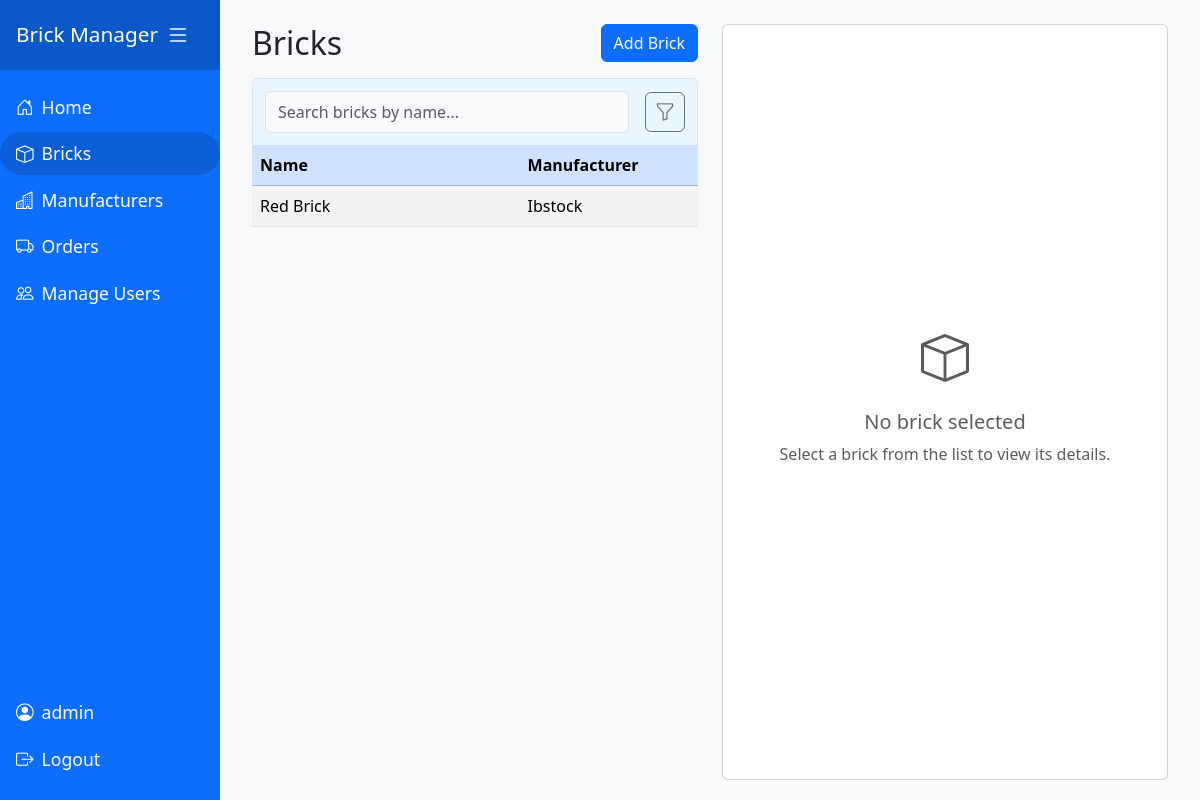
The page /bricks (signed in) on the database as committed earlier.
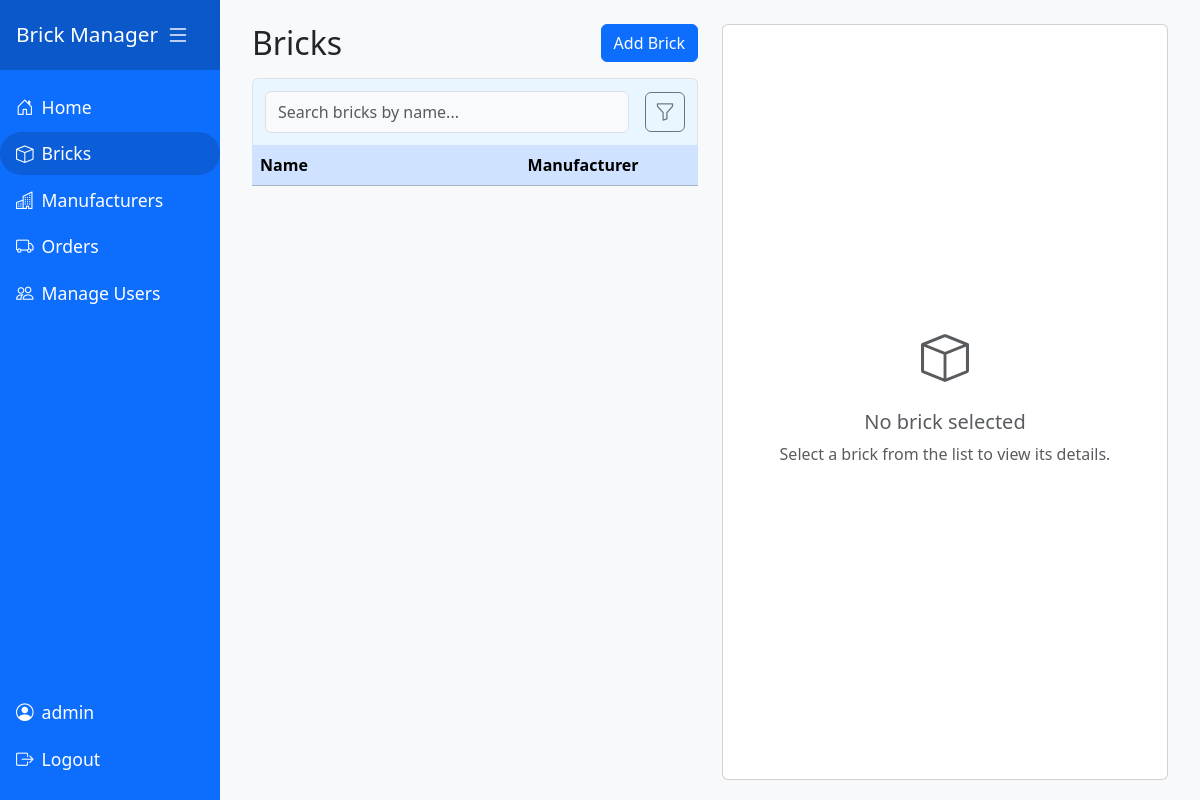
The same page on the database as committed later.
### models.py (models this page shows)
class Brick(db.Model):
    id = db.Column(db.Integer, primary_key=True)
    name = db.Column(db.String(150), nullable=False)
    colour = db.Column(db.String(50), nullable=False)
    material = db.Column(db.String(100), nullable=False)
    strength = db.Column(db.String(50), nullable=False)
    width = db.Column(db.Float, nullable=False)
    depth = db.Column(db.Float, nullable=False)
    height = db.Column(db.Float, nullable=False)
    type = db.Column(db.String(100), nullable=False)
    voids = db.Column(db.Integer, nullable=False)
    manufacturerId = db.Column(db.Integer, db.ForeignKey('manufacturer.id'), nullable=False)
    brickOrders = db.relationship('BrickOrder', backref='brick', lazy=True)

class Manufacturer(db.Model):
    id = db.Column(db.Integer, primary_key=True)
    name = db.Column(db.String(150), nullable=False, unique=True)
    address = db.Column(db.String(250), nullable=True)
    phoneNo = db.Column(db.String(50), nullable=True)
    email = db.Column(db.String(120), nullable=True)
    bricks = db.relationship('Brick', backref='manufacturer', lazy=True)

### bricks.py (the view)
@bricks_bp.route('/bricks')
@bricks_bp.route('/bricks/<int:brick_id>')
def bricks(brick_id=None):
    allBricks = BrickMediator.get_all_bricks()
    def brick_to_dict(brick):
        return {
            'id': brick.id,
            'name': brick.name,
            'colour': brick.colour,
            'material': brick.material,
            'strength': brick.strength,
            'width': brick.width,
            'depth': brick.depth,
            'height': brick.height,
            'type': brick.type,
            'voids': brick.voids,
            'manufacturer': {
                'id': brick.manufacturer.id if brick.manufacturer else None,
                'name': brick.manufacturer.name if brick.manufacturer else ''
            }
        }
    brick_dicts = [brick_to_dict(b) for b in allBricks]
    selected_brick_id = None
    if brick_id is not None and any(b['id'] == brick_id for b in brick_dicts):
        selected_brick_id = brick_id
    return render_template('bricks.html', bricks=brick_dicts, selected_brick_id=selected_brick_id)

### app.py (called while the page is built)
@app.before_request
def require_login():
    allowedRoutes = ['users.login']
    endpoint = request.endpoint
    if endpoint is None:
        return  # Let Flask handle it
    if endpoint in allowedRoutes or endpoint.startswith('static'):
        return  # Allow access
    if not session.get('userId'):
        return redirect(url_for('users.login', next=request.url))

### mediators/brick_mediator.py (called while the page is built)
    @staticmethod
    def get_all_bricks():
        return BrickDB.get_all()

### persistence/brick_db.py (called while the page is built)
    @staticmethod
    def get_all():
        return Brick.query.all()

### templates/bricks.html (shortened to what this page needs)
{% extends 'base.html' %}
{% block content %}
<div class="row flex-lg-nowrap" style="height: 100%; min-height: 500px;">
    <div class="col-lg-4 col-12 d-flex flex-column">
        <div class="d-flex justify-content-between align-items-center mb-3">
            <h2 class="mb-0">Bricks</h2>
            {% if session.get('userId') %}
            <a href="{{ url_for('bricks.addBrick') }}{% if selected_brick_id %}?selected_brick_id={{ selected_brick_id }}{% endif %}" class="btn btn-primary ms-3">Add Brick</a>
            {% endif %}
        </div>
        <div class="table-responsive bricks-table-responsive flex-grow-1">
            <div class="table-search-container d-flex align-items-center gap-2 position-relative" style="z-index: 10;">
                <input type="text" id="brick-search-box" class="form-control table-search-box" placeholder="Search bricks by name...">
                <button type="button" id="brick-filter-btn" class="btn btn-outline-secondary ms-2 position-relative" title="Filter bricks" aria-label="Filter">
                    <i class="bi bi-funnel"></i>
                </button>
                            {% set manufacturers = bricks | map(attribute='manufacturer') | map(attribute='name') | unique | list %}
            </div>
            <table class="table table-striped table-hover align-middle" id="bricks-table">
                <colgroup>
                    <col style="width: 60%">
                    <col style="width: 40%">
                </colgroup>
                <thead class="table-primary">
                    <tr>
                        <th>Name</th>
                        <th>Manufacturer</th>
                    </tr>
                </thead>
                <tbody>
                    {% for brick in bricks %}
                    <tr class="brick-row" data-brick='{{ brick | tojson | safe }}' data-id="{{ brick.id }}">
                        <td>{{ brick.name }}</td>
                        <td>
                            {{ brick.manufacturer.name }}
                        </td>
                    </tr>
                    {% endfor %}
                </tbody>
            </table>
        </div>
    </div>
    <div class="col-lg-8 col-12 d-flex flex-column" style="height: 100%;">
        <div id="brick-placeholder-panel" class="card flex-grow-1 h-100">
            <div class="card-body d-flex flex-column h-100 align-items-center justify-content-center text-muted">
                <div class="text-center">
                    <i class="bi bi-box" style="font-size: 3rem;"></i>
                    <h5 class="mt-3">No brick selected</h5>
                    <p>Select a brick from the list to view its details.</p>
                </div>
            </div>
        </div>
    </div>
</div>
<link rel="stylesheet" href="{{ url_for('static', filename='css/bricks.css') }}">
{% endblock %}

### templates/base.html (shortened to what this page needs)
<!DOCTYPE html>
<html lang="en">
<head>
    <link href="https://cdn.jsdelivr.net/npm/bootstrap@5.3.2/dist/css/bootstrap.min.css" rel="stylesheet">
    <link rel="stylesheet" href="{{ url_for('static', filename='css/sidebar.css') }}">
    <link rel="stylesheet" href="{{ url_for('static', filename='css/flash.css') }}">
</head>
<body>
    <div class="d-flex">
        <nav id="sidebar" class="sidebar d-flex flex-column">
            <div>
                <div class="sidebar-header d-flex align-items-center justify-content-between">
                    <span>Brick Manager</span>
                    <button class="sidebar-toggler" id="sidebarCollapse" aria-label="Toggle sidebar">
                        <i class="bi bi-list"></i>
                    </button>
                </div>
                <ul class="nav flex-column mt-3">
                    <li class="nav-item">
                        <a class="nav-link {% if request.endpoint == 'index' %}active{% endif %}" href="{{ url_for('index') }}">
                            <i class="bi bi-house-door rounded-pill"></i> <span>Home</span>
                        </a>
                    </li>
                    <li class="nav-item">
                        <a class="nav-link {% if request.endpoint == 'bricks.bricks' %}active{% endif %}" href="{{ url_for('bricks.bricks') }}">
                            <i class="bi bi-box rounded-pill"></i> <span>Bricks</span>
                        </a>
                    </li>
                    <li class="nav-item">
                        <a class="nav-link {% if request.endpoint == 'manufacturers.manufacturers' %}active{% endif %}" href="{{ url_for('manufacturers.manufacturers') }}">
                            <i class="bi bi-buildings"></i> <span>Manufacturers</span>
                        </a>
                    </li>
                    <li class="nav-item">
                        <a class="nav-link" href="{{ url_for('orders.orders') }}">
                            <i class="bi bi-truck"></i> Orders
                        </a>
                    </li>
                    {% if session.get('isAdmin') %}
                    <li class="nav-item">
                        <a class="nav-link {% if request.endpoint == 'manage_users.users' %}active{% endif %}" href="{{ url_for('manage_users.users') }}">
                            <i class="bi bi-people"></i> <span>Manage Users</span>
                        </a>
                    </li>
                    {% endif %}
                </ul>
            </div>
            <div class="mt-auto mb-3">
                {% if session.get('userName') %}
                <ul class="nav flex-column">
                    <li class="nav-item">
                        <span class="nav-link disabled">
                            <i class="bi bi-person-circle rounded-pill"></i> <span>{{ session['userName'] }}</span>
                        </span>
                    </li>
                    <li class="nav-item">
                        <a class="nav-link" href="{{ url_for('users.logout') }}">
                            <i class="bi bi-box-arrow-right rounded-pill"></i> <span>Logout</span>
                        </a>
                    </li>
                </ul>
                {% endif %}
            </div>
        </nav>
        <div id="content" class="content-area flex-grow-1">
                {% set messages = get_flashed_messages(with_categories=true) %}
            <div class="container mt-4 content-inner">
                {% block content %}{% endblock %}
            </div>
        </div>
    </div>
    <link rel="stylesheet" href="https://cdn.jsdelivr.net/npm/bootstrap-icons@1.11.3/font/bootstrap-icons.css">
</body>
</html>

### static/css/sidebar.css (style rules this page uses)
body { min-height: 100vh; background: #f8f9fa; }
.sidebar { min-width: 220px; max-width: 220px; min-height: 100vh; background: #0d6efd; color: #fff; transition: all 0.3s; }
.sidebar .nav-link { color: #fff; font-size: 1.1rem; border-radius: 2rem; margin-bottom: 0.25rem; transition: background 0.2s, color 0.2s; display: flex; align-items: center; gap: 0.5rem; }
.sidebar .nav-link.active, .sidebar .nav-link:hover { background: #0b5ed7; color: #fff; }
.sidebar .sidebar-header { font-size: 1.3rem; padding: 1rem; text-align: center; background: #0a58ca; }
.sidebar-toggler { background: none; border: none; color: #fff; font-size: 1.5rem; margin-right: 0.5rem; }
.content-area { margin-left: 0px; min-height: 100vh; display: flex; transition: margin-left 0.3s; }
.content-inner { width: 100%; margin: 20px; max-width: none; }

### static/css/bricks.css (style rules this page uses)
html, body { height: 100%; }
.row.flex-lg-nowrap { height: 80vh; min-height: 500px; display: flex; flex-wrap: nowrap; }
.bricks-table-responsive { flex-grow: 1; overflow-y: auto; min-height: 0; }
.bricks-table-responsive table { table-layout: fixed; width: 100%; }
.table-search-container { border: 1px solid #dee2e6; border-bottom: none; border-radius: 0.375rem 0.375rem 0 0; background: #e9f5ff; padding: 0.75rem; position: relative; }
.table-search-box { margin: 0; border-radius: 0.375rem; background: #f8fafc; font-size: 1rem; padding: 0.5rem 0.75rem; width: 100%; outline: none; border: 1px solid #dee2e6; box-shadow: none; }
thead tr th { background: #e9f5ff; }
#brick-filter-btn { padding: 0 0.6rem; height: 2.5rem; min-width: 2.5rem; width: 2.5rem; display: flex; align-items: center; justify-content: center; border-radius: 0.375rem; font-size: 1.25rem; }
#brick-filter-btn i { font-size: 1.25rem; margin: 0; }
@media (min-width: 992px) { .row.flex-lg-nowrap > #brick-detail-panel, .row.flex-lg-nowrap > *:not(#brick-detail-panel) { width: 50%; } }
@media (min-width: 992px) { .bricks-table-responsive { max-width: 100%; width: 100%; } }

Rows that differ between the two databases and show on the page:
removed Brick: name "Red Brick", manufacturer.name "Ibstock"
